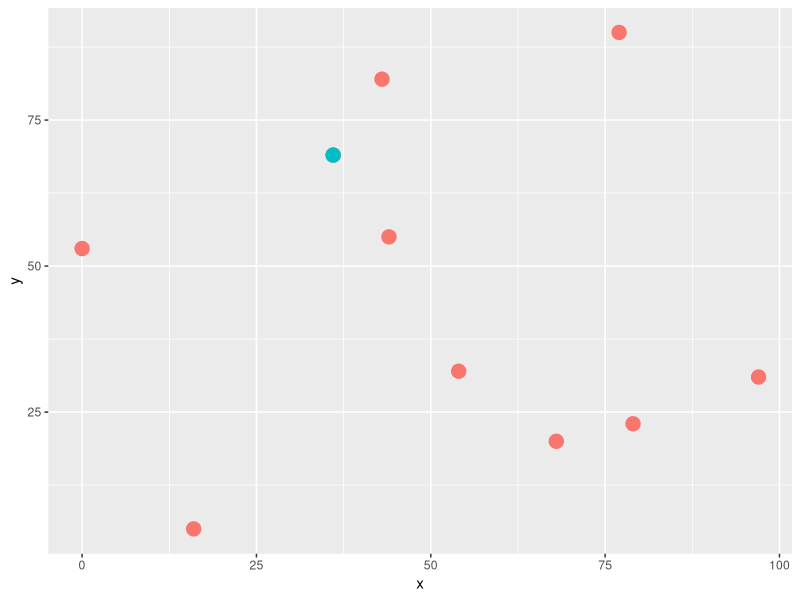
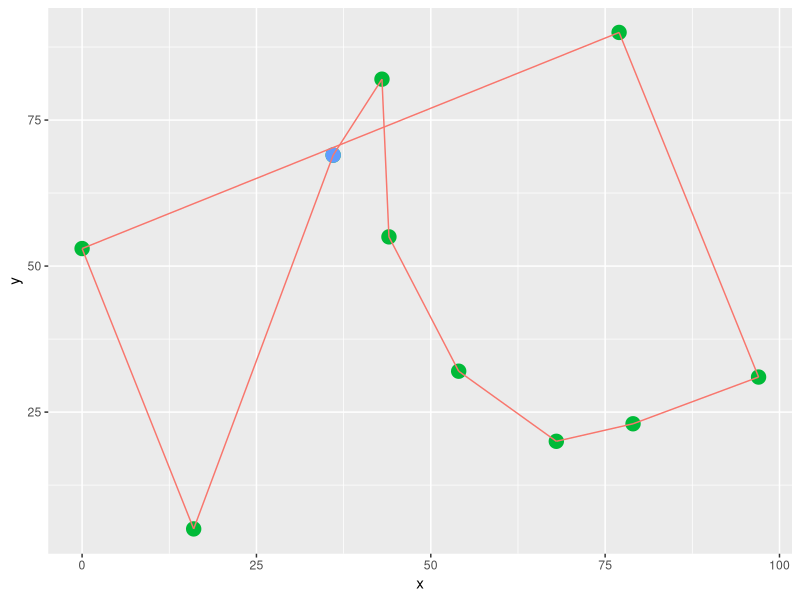
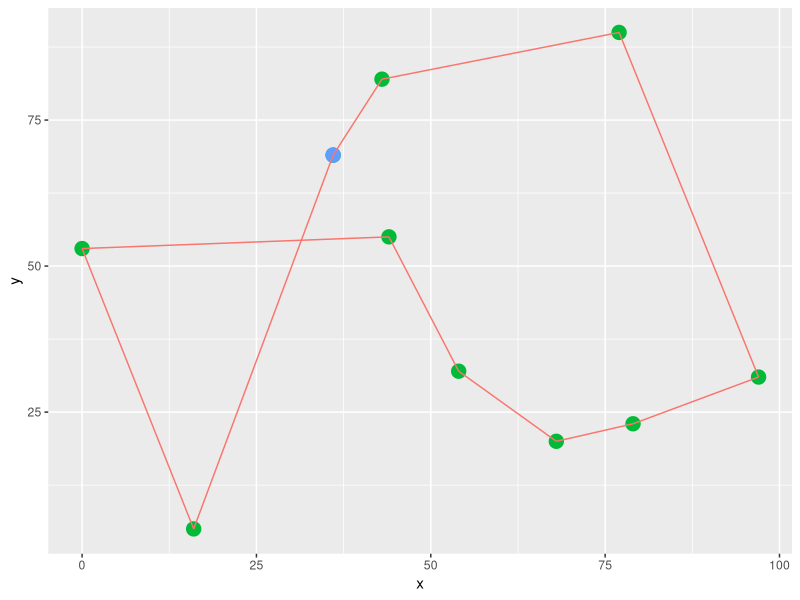
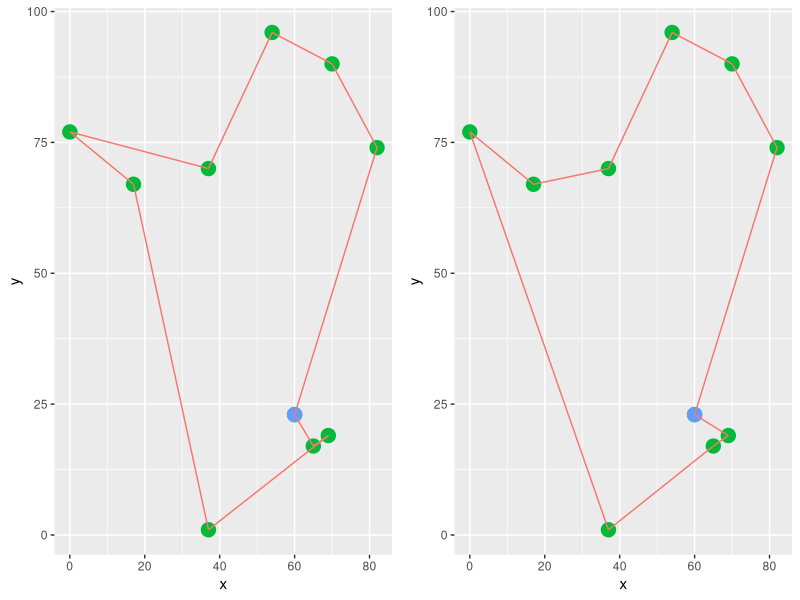

The R source for these figures, in order:
## ---- chunk 1
library(ggplot2)
library(magrittr)
library(ggrepel)
library(ggpubr)
## ---- chunk 2
calcul_distancier <- function(nodes) {
	n <- dim(nodes)[1]
	D <- matrix(nrow = n, ncol = n)
	for (i in 1:n) {
		for (j in 1:n) {
			if (i == j) {
				D[i,j] <- Inf
			} else {
				D[i,j] <- sqrt(
					(nodes[i,"x"]-nodes[j,"x"])^2 +
						(nodes[i,"y"]-nodes[j,"y"])^2
				)
			}
		}
	}
	colnames(D) <- as.character(1:n)
	rownames(D) <- as.character(1:n)
	return(D)
}
## ---- chunk 3
generer_TSP <- function(
		n = 10,
		xlim = c(0,100),
		ylim = c(0,100),
		warehouse = 1
) {
	TSP <- list()
	node_coord <- c()
	for (i in 1:n) {
		node_coord <- append(
			node_coord,
			c(sample(x = xlim[1]:xlim[2], size = 1),
			  sample(x = ylim[1]:ylim[2], size = 1))
		)
	}
	node_coord <- matrix(node_coord, ncol = 2, byrow = TRUE)
	colnames(node_coord) <- c("x", "y")
	rownames(node_coord) <- as.character(1:n)
	TSP$nodes <- node_coord
	TSP$warehouse <- warehouse
	TSP$D <- calcul_distancier(node_coord)

	return(TSP)
}
## ---- chunk 4
afficher_plan <- function(TSP) {
	p <- ggplot() + 
		geom_point(aes(x = as.vector(TSP$nodes[,"x"]),
					   y = as.vector(TSP$nodes[,"y"]),
					   size = 5,
					   color = 'blue'),
				   label = rownames(TSP$nodes)) +
		geom_point(aes(x = TSP$nodes[1,"x"],
					   y = TSP$nodes[1,"y"],
					   color = 'red',
					   size = 5)) +
		theme(legend.position="none") +
		labs(x = "x", y = "y")
	return(p)
}
## ---- chunk 5
afficher_tournee <- function(TSP, T) {
	p <- afficher_plan(TSP)
	edges_list <- c()
	for (i in 1:(length(T)-1)) {
		x <- c(TSP$nodes[as.numeric(T[i]),"x"], TSP$nodes[as.numeric(T[i+1]),"x"])
		y <- c(TSP$nodes[as.numeric(T[i]),"y"], TSP$nodes[as.numeric(T[i+1]),"y"])
		#print(x);print(y)
		loop_input = paste(
			"geom_line(aes(x = c(",
			x[1],", ",x[2],")",
			", y = c(",
			y[1],", ",y[2],")",
			", color = 'black'))",
			sep = ""
		)
		p <- p + eval(parse(text = loop_input))
	}
	return(p)
}
## ---- chunk 6
# Calculer le PPV à partir d'un TSP
# Renvoi une liste T avec l'ordre des noeuds visités

PPV <- function(TSP) {
	current <- TSP$warehouse
	T <- c(current)
	nodes <- rownames(TSP$nodes)[rownames(TSP$nodes) != current]
	while (length(nodes) > 0) {
		current <- nodes[which(TSP$D[current,nodes] == min(TSP$D[current,nodes]))]
		T <- append(T, current)
		nodes <- nodes[nodes != current]
	}
	T <- append(T, TSP$warehouse)
	return(T)
}

## ---- chunk 7
swap_edges <- function(T, u, v) {
	# print(u); print(v); print(T)
	i = which(T[1:(length(T)-1)] == u)
	j = which(T[1:(length(T)-1)] == v)
	# print(i); print(j)
	while (j > i) {
		mid <- T[j]
		T[j] <- T[i]
		T[i] <- mid
		i = i + 1
		j = j - 1
	}
	return(T)
}
## ---- chunk 8
deux_opt <- function(TSP, T, nbrmax = 1000) {
	
	n <- dim(TSP$nodes)[1]
	# print(T)
	SWAP <- TRUE
	nbr = 0
	while (SWAP & nbr < nbrmax + 1) {
		SWAP <- FALSE
		for (i in 2:(n-2)) {
			for (j in (i+1):(n-1)) {
		
				delta <- -TSP$D[T[i-1],T[i]]-TSP$D[T[j],T[j+1]]+
				TSP$D[T[i-1],T[j]] + TSP$D[T[i],T[j+1]]
				# print(paste("i = ",i,", j = ",j,", delta = ",delta))
				if (delta < 0) {
					SWAP = TRUE
					nbr = nbr + 1
					T <- swap_edges(T, T[i], T[j])
					# print(T)
				}
			}
		}
	}
	
	return(T)
}
## ---- chunk 9
calcul_cout <- function(TSP, T) {
	sum <- 0
	for (i in 1:(length(T)-1)) {
		sum <- sum + TSP$D[as.numeric(T[i]),as.numeric(T[i+1])]
	}
	return(sum)
}
## ---- chunk 10
tsp <- generer_TSP()
afficher_plan(tsp)
## ---- chunk 11
T <- PPV(tsp)
## ---- chunk 12
afficher_tournee(tsp, T)
## ---- chunk 13
T
## ---- chunk 14
deux_opt(tsp, T)
## ---- chunk 15
afficher_tournee(tsp, deux_opt(tsp, T))
## ---- chunk 16
tsp <- generer_TSP()
T <- PPV(tsp)
a <- afficher_tournee(tsp, T)
T2 <- deux_opt(tsp, T, nbrmax = Inf)
b <- afficher_tournee(tsp, T2)
## ---- chunk 17
figure <- ggarrange(a, b, ncol = 2, nrow = 1)
figure
## ---- chunk 18
calcul_cout(tsp, T)
calcul_cout(tsp, T2)
